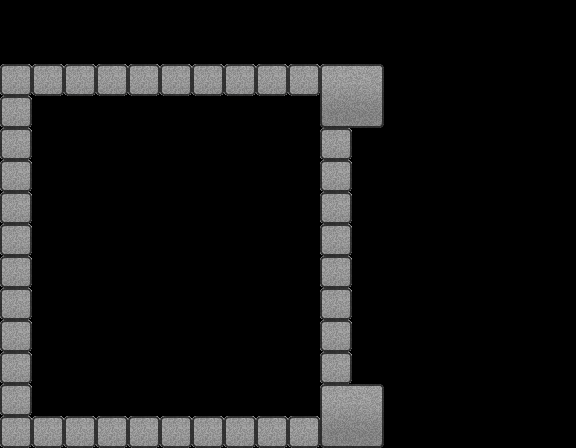

Rendered tile map (Tiled .tmx) drawn with the repository's tilesets; below, a short description and the map source with its tile grids summarised:
An orthogonal 18x14 tile map with 32x32 px tiles, 1 tile layer (stageTiles) and 7 objects (PlayerStart, Goal, Bullet).

<map version="1.0" orientation="orthogonal" width="18" height="14" tilewidth="32" tileheight="32">
 <tileset firstgid="1" name="grayBrickTileset" tilewidth="32" tileheight="32">
  <image source="grayBrickTileset.png" width="96" height="64" />
 </tileset>
 <layer name="stageTiles" width="18" height="14">
  <data>[252 cells, 46 non-empty, 5 distinct tile ids]</data>
 </layer>
 <objectgroup name="Game Objects" width="18" height="14">
  <object name="PlayerStart" x="96" y="384" />
  <object name="Goal" x="416" y="352" />
 </objectgroup>
 <objectgroup name="Collisions" width="18" height="14">
  <object x="320" y="64" width="32" height="352" />
  <object x="0" y="64" width="32" height="352" />
  <object x="32" y="64" width="288" height="32" />
  <object x="0" y="416" width="352" height="32" />
 </objectgroup>
 <objectgroup name="staticEnemies" width="18" height="14">
  <object name="Bullet" x="288" y="384" />
 </objectgroup>
</map>
